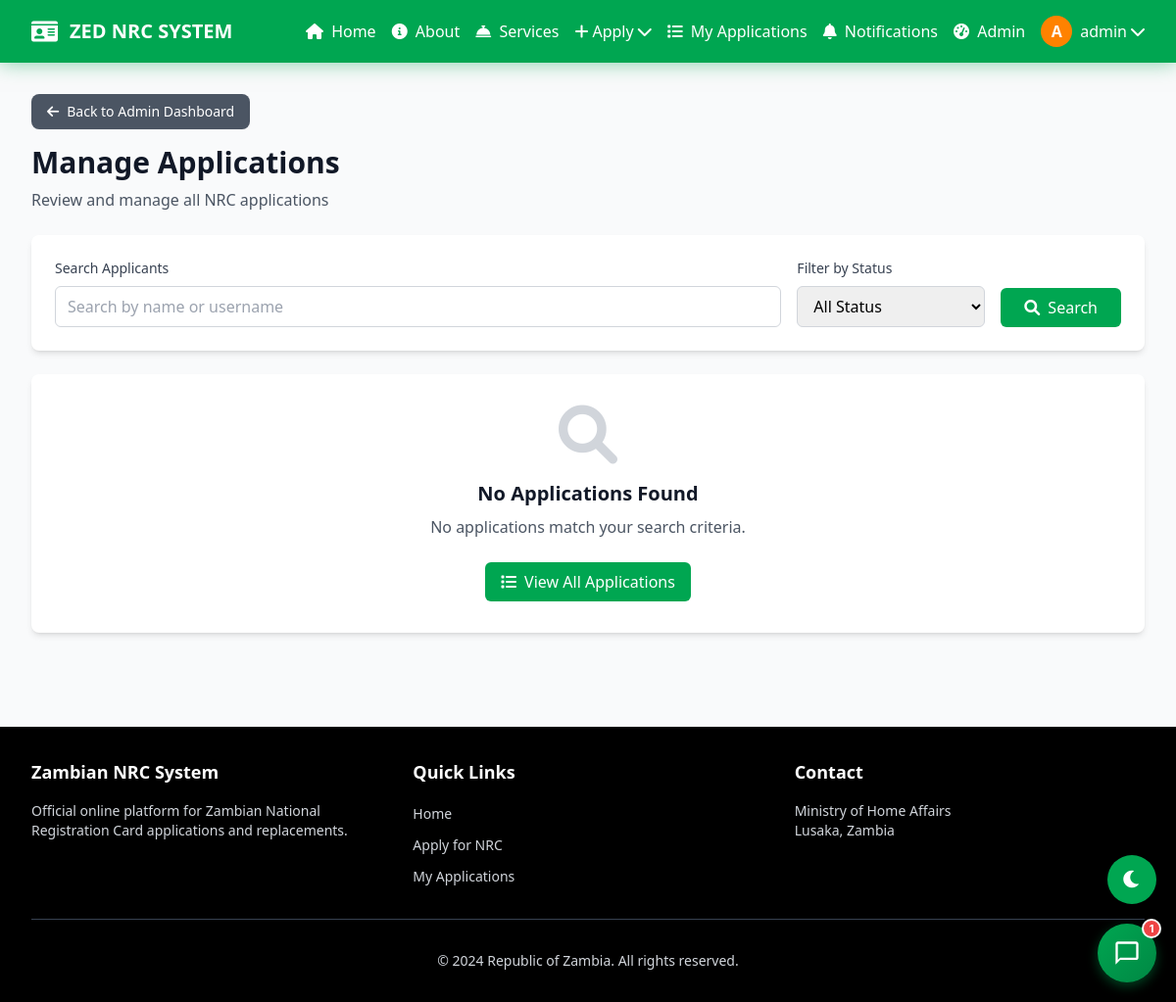
The app's page /dashboard/applications/ (signed in), older data.
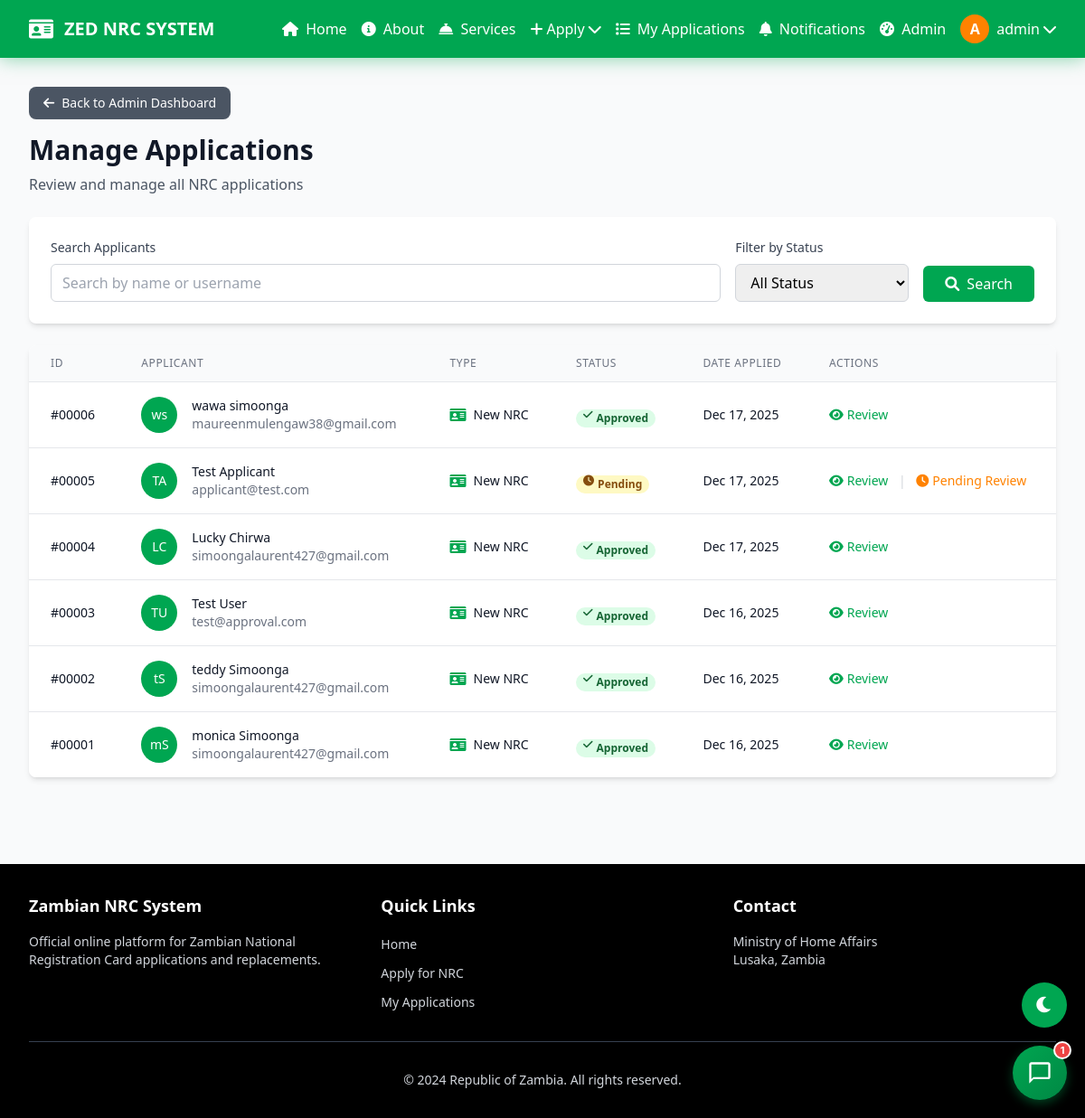
The same page, newer data.
### applications/models.py (models this page shows, shortened)
class NRCApplication(models.Model):
    STATUS_CHOICES = [
        ('pending', 'Pending'),
        ('approved', 'Approved'),
        ('rejected', 'Rejected'),
    ]
    user = models.ForeignKey(User, on_delete=models.CASCADE)
    application_type = models.CharField(max_length=20, choices=[('new', 'New NRC'), ('replacement', 'Replacement')])
    status = models.CharField(max_length=20, choices=STATUS_CHOICES, default='pending')
    created_at = models.DateTimeField(default=timezone.now)
    updated_at = models.DateTimeField(auto_now=True)
    village = models.CharField(max_length=100)
    district = models.CharField(max_length=100, default='Not provided')
    date_of_birth = models.DateField()
    place_of_birth = models.CharField(max_length=100)
    chief_name = models.CharField(max_length=100)
    sex = models.CharField(max_length=10, choices=[('M', 'Male'), ('F', 'Female')], default='M')
    photo = models.ImageField(upload_to='photos/applicants/', help_text='Upload your passport-size photo', blank=True, null=True)
    mother_full_name = models.CharField(max_length=200, default='Not provided')
    mother_village = models.CharField(max_length=100)
    mother_district = models.CharField(max_length=100, default='Not provided')
    mother_date_of_birth = models.DateField()
    mother_place_of_birth = models.CharField(max_length=100)
    mother_chief_name = models.CharField(max_length=100)
    father_full_name = models.CharField(max_length=200, default='Not provided')
    father_village = models.CharField(max_length=100)
    father_district = models.CharField(max_length=100, default='Not provided')
    father_date_of_birth = models.DateField()
    father_place_of_birth = models.CharField(max_length=100)
    father_chief_name = models.CharField(max_length=100)
    birth_certificate = models.FileField(upload_to='documents/birth_certificates/')
    under_five_card = models.FileField(upload_to='documents/under_five_cards/')
    old_nrc = models.FileField(upload_to='documents/old_nrc/', blank=True, null=True)  # For replacements
    replacement_reason = models.TextField(blank=True, help_text='Reason for NRC replacement')
    admin_notes = models.TextField(blank=True)
    nrc_number = models.CharField(max_length=20, blank=True, null=True, unique=True)
    nrc_front_image = models.CharField(max_length=255, blank=True, null=True)
    nrc_back_image = models.CharField(max_length=255, blank=True, null=True)
    nrc_generated_at = models.DateTimeField(blank=True, null=True)
    digital_signature = models.TextField(blank=True, null=True, help_text='Base64 encoded signature image')
    class Meta:
        ordering = ['-created_at']

### accounts/models.py (models this page shows, shortened)
class CustomUser(AbstractUser):
    phone_number = models.CharField(max_length=15, blank=True)
    nrc_number = models.CharField(max_length=20, blank=True, unique=True, null=True)
    profile_image = models.ImageField(upload_to='profile_images/', blank=True, null=True)
    bio = models.TextField(max_length=500, blank=True)
    otp_code = models.CharField(
        max_length=6,
        blank=True,
        null=True,
        default=None,        # ← Changed from "" to None (real change)
        editable=False,      # ← New attribute Django can't ignore
        verbose_name="OTP Code",
        help_text="Temporary 6-digit code"
    )
    otp_created_at = models.DateTimeField(
        blank=True,
        null=True,
        default=None,        # ← Changed from timezone.now to None
        editable=False,
        verbose_name="OTP Created At"
    )
    otp_verified = models.BooleanField(
        default=False,
        verbose_name="OTP Verified",
        editable=False       # ← Also added here
    )
    def get_initials(self):
        if self.first_name and self.last_name:
            return f"{self.first_name[0]}{self.last_name[0]}".upper()
        return self.username[0].upper() if self.username else "U"

### applications/views.py (the view)
# urls.py: path('dashboard/applications/', views.admin_applications, name='admin_applications'),
@user_passes_test(is_admin)
def admin_applications(request):
    search_query = request.GET.get('search', '')
    status_filter = request.GET.get('status', '')
    applications = NRCApplication.objects.all()
    if search_query:
        applications = applications.filter(
            Q(user__first_name__icontains=search_query) |
            Q(user__last_name__icontains=search_query) |
            Q(user__username__icontains=search_query)
        )
    if status_filter:
        applications = applications.filter(status=status_filter)
    paginator = Paginator(applications, 20)
    page_number = request.GET.get('page')
    page_obj = paginator.get_page(page_number)
    context = {
        'page_obj': page_obj,
        'search_query': search_query,
        'status_filter': status_filter,
    }
    return render(request, 'applications/admin_applications.html', context)

### applications/views.py (called while the page is built)
def is_admin(user):
    return user.is_staff or user.is_superuser

### templates/applications/admin_applications.html (shortened to what the changed rows need)
{% extends 'base.html' %}
{% block content %}
<div class="max-w-7xl mx-auto">
    <div class="mb-6">
        <h1 class="text-3xl font-bold text-gray-900 mb-2">Manage Applications</h1>
    </div>
    {% if page_obj %}
        <div class="bg-white rounded-lg shadow-md overflow-hidden">
            <div class="overflow-x-auto">
                <table class="min-w-full divide-y divide-gray-200">
                    <thead class="bg-gray-50">
                        <tr>
                            <th class="px-6 py-3 text-left text-xs font-medium text-gray-500 uppercase tracking-wider">ID</th>
                            <th class="px-6 py-3 text-left text-xs font-medium text-gray-500 uppercase tracking-wider">Applicant</th>
                            <th class="px-6 py-3 text-left text-xs font-medium text-gray-500 uppercase tracking-wider">Type</th>
                            <th class="px-6 py-3 text-left text-xs font-medium text-gray-500 uppercase tracking-wider">Status</th>
                            <th class="px-6 py-3 text-left text-xs font-medium text-gray-500 uppercase tracking-wider">Date Applied</th>
                            <th class="px-6 py-3 text-left text-xs font-medium text-gray-500 uppercase tracking-wider">Actions</th>
                        </tr>
                    </thead>
                    <tbody class="bg-white divide-y divide-gray-200">
                        {% for application in page_obj %}
                        <tr class="hover:bg-gray-50">
                            <td class="px-6 py-4 whitespace-nowrap text-sm font-medium text-gray-900">
                                #{{ application.id|stringformat:"05d" }}
                            </td>
                            <td class="px-6 py-4 whitespace-nowrap">
                                <div class="flex items-center">
                                    <div class="flex-shrink-0 h-10 w-10">
                                        <div class="h-10 w-10 rounded-full bg-zambian-green flex items-center justify-center">
                                            <span class="text-sm font-medium text-white">
                                                {{ application.user.first_name|first }}{{ application.user.last_name|first }}
                                            </span>
                                        </div>
                                    </div>
                                    <div class="ml-4">
                                        <div class="text-sm font-medium text-gray-900">
                                            {{ application.user.get_full_name }}
                                        </div>
                                        <div class="text-sm text-gray-500">
                                            {{ application.user.email }}
                                        </div>
                                    </div>
                                </div>
                            </td>
                            <td class="px-6 py-4 whitespace-nowrap">
                                <div class="flex items-center">
                                    <i class="fas fa-{% if application.application_type == 'new' %}id-card{% else %}sync-alt{% endif %} text-zambian-green mr-2"></i>
                                    <span class="text-sm font-medium text-gray-900">{{ application.get_application_type_display }}</span>
                                </div>
                            </td>
                            <td class="px-6 py-4 whitespace-nowrap">
                                <span class="px-2 inline-flex text-xs leading-5 font-semibold rounded-full
                                           {% if application.status == 'approved' %}bg-green-100 text-green-800
                                           {% elif application.status == 'rejected' %}bg-red-100 text-red-800
                                           {% else %}bg-yellow-100 text-yellow-800{% endif %}">
                                    <i class="fas fa-{% if application.status == 'approved' %}check{% elif application.status == 'rejected' %}times{% else %}clock{% endif %} mr-1"></i>
                                    {{ application.get_status_display }}
                                </span>
                            </td>
                            <td class="px-6 py-4 whitespace-nowrap text-sm text-gray-900">
                                {{ application.created_at|date:"M d, Y" }}
                            </td>
                            <td class="px-6 py-4 whitespace-nowrap text-sm font-medium space-x-2">
                                <a href="{% url 'applications:admin_application_detail' application.pk %}"
                                   class="text-zambian-green hover:text-green-700">
                                    <i class="fas fa-eye mr-1"></i>Review
                                </a>
                                {% if application.status == 'pending' %}
                                <span class="text-gray-300">|</span>
                                <span class="text-zambian-orange">
                                    <i class="fas fa-clock mr-1"></i>Pending Review
                                </span>
                                {% endif %}
                            </td>
                        </tr>
                        {% endfor %}
                    </tbody>
                </table>
            </div>
        </div>
    {% else %}
        <div class="bg-white rounded-lg shadow-md p-8 text-center">
            <i class="fas fa-search text-6xl text-gray-300 mb-4"></i>
            <h3 class="text-xl font-semibold text-gray-900 mb-2">No Applications Found</h3>
            <p class="text-gray-600 mb-6">No applications match your search criteria.</p>
            <a href="{% url 'applications:admin_applications' %}"
               class="inline-flex items-center px-4 py-2 bg-zambian-green text-white rounded-md hover:bg-green-700 transition-colors">
                <i class="fas fa-list mr-2"></i>View All Applications
            </a>
        </div>
    {% endif %}
</div>
{% endblock %}

Row changes from the older to the newer data that the page shows:
added NRCApplication: id "00006", user.first_name|first "w", user.last_name|first "s", user.get_full_name "wawa simoonga", user.email "maureenmulengaw38@gmail.com", application_type "New NRC", status "Approved", created_at "Dec 17, 2025"
added NRCApplication: id "00005", user.first_name|first "T", user.last_name|first "A", user.get_full_name "Test Applicant", user.email "applicant@test.com", application_type "New NRC", status "Pending", created_at "Dec 17, 2025", shows "Pending Review"
added NRCApplication: id "00004", user.first_name|first "L", user.last_name|first "C", user.get_full_name "Lucky Chirwa", user.email "simoongalaurent427@gmail.com", application_type "New NRC", status "Approved", created_at "Dec 17, 2025"
added NRCApplication: id "00003", user.first_name|first "T", user.last_name|first "U", user.get_full_name "Test User", user.email "test@approval.com", application_type "New NRC", status "Approved", created_at "Dec 16, 2025"
added NRCApplication: id "00002", user.first_name|first "t", user.last_name|first "S", user.get_full_name "teddy Simoonga", user.email "simoongalaurent427@gmail.com", application_type "New NRC", status "Approved", created_at "Dec 16, 2025"
added NRCApplication: id "00001", user.first_name|first "m", user.last_name|first "S", user.get_full_name "monica Simoonga", user.email "simoongalaurent427@gmail.com", application_type "New NRC", status "Approved", created_at "Dec 16, 2025"
Text that changed along with them:
text no longer shown: "No Applications Found No applications match your search criteria. View All Applications"
text now shown: "ID APPLICANT TYPE STATUS DATE APPLIED ACTIONS"
